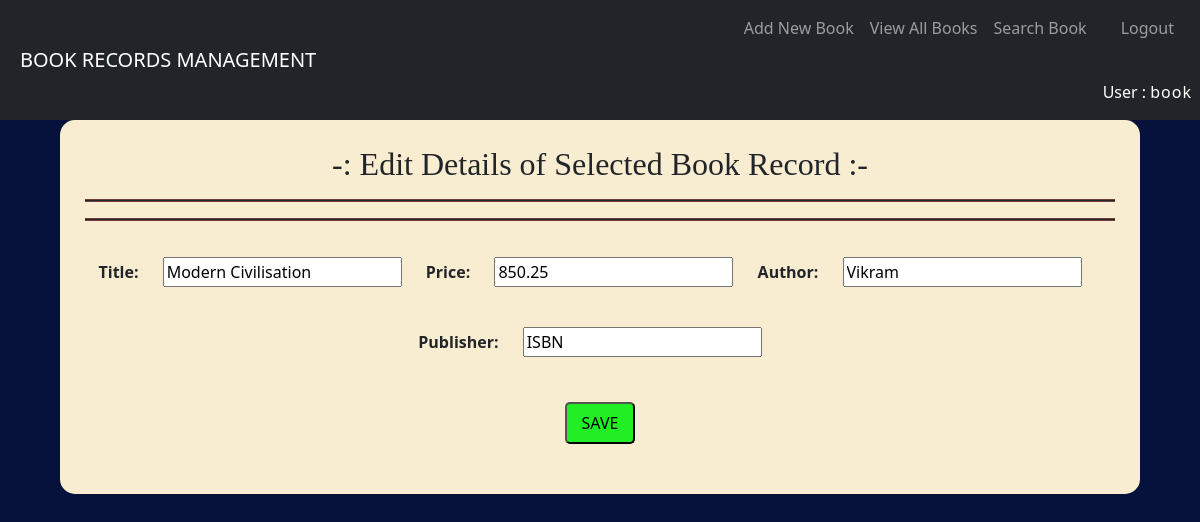
The app's page /BRMapp/edit-book?bookid=3 (signed in) with its own data.
### BRMapp/models.py (models this page shows, shortened)
class Book(models.Model):
    title = models.CharField(max_length=100)
    price = models.FloatField()
    author = models.CharField(max_length=100)
    publisher = models.CharField(max_length=100)

### BRMapp/views.py (the view)
# urls.py: re_path('edit-book',views.editBook),
@login_required(login_url="/BRMapp/login")
def editBook(request):
    if request.method=='GET':
        bookid = request.GET['bookid']
        book = models.Book.objects.get(id=bookid)
        book_details = {
            'title':book.title,
            'price':book.price,
            'author':book.author,
            'publisher':book.publisher
        }
        form = forms.NewBookForm(initial=book_details)
        res = render(request,'BRMapp/edit-book.html',{'form':form,'book':book,'user_name':request.session['user_name']})
        return res

### BRMapp/forms.py
class NewBookForm(forms.Form):
    title = forms.CharField(label='Title',max_length=100)
    price = forms.FloatField(label='Price')
    author = forms.CharField(label='Author',max_length=100)
    publisher = forms.CharField(label='Publisher',max_length=100)

### templates/BRMapp/edit-book.html (shortened to what this page needs)
<!DOCTYPE html>
{% load static %}
<html lang="en" dir="ltr">
<head>
  <link href="https://cdn.jsdelivr.net/npm/bootstrap@5.1.3/dist/css/bootstrap.min.css" rel="stylesheet">
  <link rel="stylesheet" type="text/css" href="{% static 'BRMapp/css/BRMstyles.css' %}" />
</head>
<body>
  <div class="header">
    <nav class="navbar navbar-expand-md navbar-dark bg-dark">
      <a class="navbar-brand" href="#">BOOK RECORDS MANAGEMENT</a>
      <div class="collapse navbar-collapse" id="navbarSupportedContent">
        <ul class="navbar-nav ms-auto">
          <li class="nav-item">
            <a class="nav-link" href="/BRMapp/new-book">Add New Book</a>
          </li>
          <li class"nav-item">
            <a class="nav-link" href="/BRMapp/view-books">View All Books</a>
          </li>
          <li class"nav-item">
            <a class="nav-link" href="/BRMapp/search-book">Search Book</a>
          </li>
          <li class"nav-item">
            <a class="nav-link" href="/BRMapp/logout">Logout</a><br/>
            <span class="nav-link" style="color: white;">User : <span class="USERNAME">{{ user_name }}</span></span>
          </li>
        </ul>
      </div>
    </nav>
  </div>
  <div class="main">
    <h2>-: Edit Details of Selected Book Record :-</h2>
    <hr><hr>
    <form class="" action="/BRMapp/edit" method="post">
      {{form}}
      <input class="action-button" type="submit" value="SAVE">
    </form>
  </div>
</body>
</html>

### static/BRMapp/css/BRMstyles.css (style rules this page uses)
body { text-align: center; background-color: #06113C; }
hr { border-style: none none double none; border-width: 3px; border-color: #733C3C; opacity: 1; background-color: none; }
a { text-decoration: none; }
label { font-weight: bold; }
input { margin: 20px; }
h2 { font-family: "algerian"; }
.navbar-brand { padding-left: 20px; }
.USERNAME { letter-spacing: 1px; }
.main { background-color: #F8ECD1; width: 90%; margin: auto; text-align: center; padding: 25px; border-radius: 15px; }
.action-button { background-color: #21ee24; display: block; margin: 25px auto; padding: 7px 15px; border-radius: 5px; }

### records on screen
Book: title "Modern Civilisation", price "850.25", author "Vikram", publisher "ISBN"

### other values on screen
{{ user_name }} "book"
